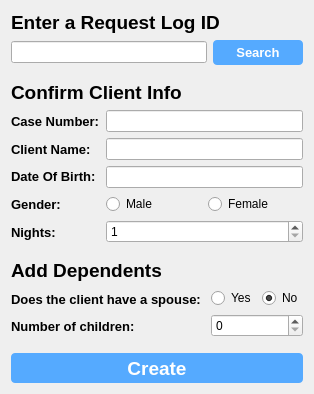
       <widget class="QWidget" name="sonriseTab">
        <attribute name="icon">
         <iconset resource="../Resources/resource.qrc">
          <normaloff>:/Images/family.png</normaloff>:/Images/family.png</iconset>
        </attribute>
        <attribute name="title">
         <string>Son Rise Village</string>
        </attribute>
        <layout class="QVBoxLayout" name="verticalLayout_2">
         <item>
          <widget class="QLabel" name="searchLabel_3">
           <property name="font">
            <font>
             <pointsize>14</pointsize>
             <weight>75</weight>
             <bold>true</bold>
            </font>
           </property>
           <property name="text">
            <string>Enter a Request Log ID</string>
           </property>
           <property name="alignment">
            <set>Qt::AlignLeading|Qt::AlignLeft|Qt::AlignVCenter</set>
           </property>
          </widget>
         </item>
         <item>
          <layout class="QHBoxLayout" name="horizontalLayout_10">
           <item>
            <widget class="QLineEdit" name="searchLineSR">
             <property name="styleSheet">
              <string notr="true"/>
             </property>
             <property name="text">
              <string/>
             </property>
             <property name="placeholderText">
              <string/>
             </property>
            </widget>
           </item>
           <item>
            <widget class="QPushButton" name="searchButtonSR">
             <property name="minimumSize">
              <size>
               <width>90</width>
               <height>25</height>
              </size>
             </property>
             <property name="font">
              <font>
               <family>Arial</family>
               <pointsize>10</pointsize>
               <weight>75</weight>
               <italic>false</italic>
               <bold>true</bold>
               <kerning>true</kerning>
              </font>
             </property>
             <property name="styleSheet">
              <string notr="true">QPushButton:pressed { 
	border-radius: 4px; 
	background-color: rgb(66, 133, 200);
}

QPushButton {
    border: none;
	border-radius: 4px;
	background-color: rgb(85, 170, 255);
	font: 75 10pt &quot;Arial&quot;; 
	color: rgb(255, 255, 255);	
	font-weight: bold;
}</string>
             </property>
             <property name="text">
              <string>Search</string>
             </property>
             <property name="autoDefault">
              <bool>false</bool>
             </property>
             <property name="default">
              <bool>false</bool>
             </property>
             <property name="flat">
              <bool>false</bool>
             </property>
            </widget>
           </item>
          </layout>
         </item>
         <item>
          <spacer name="horizontalSpacer_7">
           <property name="orientation">
            <enum>Qt::Horizontal</enum>
           </property>
           <property name="sizeHint" stdset="0">
            <size>
             <width>40</width>
             <height>10</height>
            </size>
           </property>
          </spacer>
         </item>
         <item>
          <widget class="QLabel" name="confirmLabel_4">
           <property name="font">
            <font>
             <pointsize>14</pointsize>
             <weight>75</weight>
             <bold>true</bold>
            </font>
           </property>
           <property name="text">
            <string>Confirm Client Info</string>
           </property>
          </widget>
         </item>
         <item>
          <layout class="QHBoxLayout" name="horizontalLayout_8">
           <item>
            <layout class="QVBoxLayout" name="verticalLayout_9">
             <item>
              <widget class="QLabel" name="caseNumLabel_2">
               <property name="font">
                <font>
                 <pointsize>10</pointsize>
                 <weight>75</weight>
                 <bold>true</bold>
                </font>
               </property>
               <property name="text">
                <string>Case Number:</string>
               </property>
              </widget>
             </item>
             <item>
              <widget class="QLabel" name="nameLabel_3">
               <property name="font">
                <font>
                 <pointsize>10</pointsize>
                 <weight>75</weight>
                 <bold>true</bold>
                </font>
               </property>
               <property name="text">
                <string>Client Name:</string>
               </property>
              </widget>
             </item>
             <item>
              <widget class="QLabel" name="dobLabel_3">
               <property name="font">
                <font>
                 <pointsize>10</pointsize>
                 <weight>75</weight>
                 <bold>true</bold>
                </font>
               </property>
               <property name="text">
                <string>Date Of Birth:</string>
               </property>
              </widget>
             </item>
             <item>
              <widget class="QLabel" name="genderLabel_2">
               <property name="font">
                <font>
                 <pointsize>10</pointsize>
                 <weight>75</weight>
                 <bold>true</bold>
                </font>
               </property>
               <property name="text">
                <string>Gender:</string>
               </property>
              </widget>
             </item>
             <item>
              <widget class="QLabel" name="nightsLabel_2">
               <property name="font">
                <font>
                 <pointsize>10</pointsize>
                 <weight>75</weight>
                 <bold>true</bold>
                </font>
               </property>
               <property name="text">
                <string>Nights:</string>
               </property>
              </widget>
             </item>
            </layout>
           </item>
           <item>
            <layout class="QVBoxLayout" name="verticalLayout_10">
             <item>
              <widget class="QLineEdit" name="caseNumLineSR">
               <property name="font">
                <font>
                 <pointsize>8</pointsize>
                 <italic>false</italic>
                 <stylestrategy>PreferAntialias</stylestrategy>
                </font>
               </property>
               <property name="styleSheet">
                <string notr="true"/>
               </property>
               <property name="readOnly">
                <bool>true</bool>
               </property>
              </widget>
             </item>
             <item>
              <widget class="QLineEdit" name="nameLineSR">
               <property name="font">
                <font>
                 <pointsize>8</pointsize>
                 <italic>false</italic>
                 <stylestrategy>PreferAntialias</stylestrategy>
                </font>
               </property>
               <property name="styleSheet">
                <string notr="true"/>
               </property>
               <property name="readOnly">
                <bool>true</bool>
               </property>
              </widget>
             </item>
             <item>
              <widget class="QLineEdit" name="dobLineSR">
               <property name="font">
                <font>
                 <pointsize>8</pointsize>
                 <italic>false</italic>
                 <stylestrategy>PreferAntialias</stylestrategy>
                </font>
               </property>
               <property name="styleSheet">
                <string notr="true"/>
               </property>
               <property name="readOnly">
                <bool>true</bool>
               </property>
              </widget>
             </item>
             <item>
              <layout class="QHBoxLayout" name="horizontalLayout_9">
               <item>
                <widget class="QRadioButton" name="maleRadioBtnSR">
                 <property name="styleSheet">
                  <string notr="true">selection-color: rgb(85, 170, 255);
selection-background-color: rgb(85, 170, 255);</string>
                 </property>
                 <property name="text">
                  <string>Male</string>
                 </property>
                 <property name="checkable">
                  <bool>true</bool>
                 </property>
                 <property name="checked">
                  <bool>false</bool>
                 </property>
                </widget>
               </item>
               <item>
                <widget class="QRadioButton" name="femaleRadioBtnSR">
                 <property name="styleSheet">
                  <string notr="true">selection-color: rgb(85, 170, 255);
selection-background-color: rgb(85, 170, 255);</string>
                 </property>
                 <property name="text">
                  <string>Female</string>
                 </property>
                </widget>
               </item>
              </layout>
             </item>
             <item>
              <widget class="QSpinBox" name="nightSpinBoxSR">
               <property name="font">
                <font>
                 <weight>50</weight>
                 <bold>false</bold>
                </font>
               </property>
               <property name="styleSheet">
                <string notr="true"/>
               </property>
               <property name="buttonSymbols">
                <enum>QAbstractSpinBox::UpDownArrows</enum>
               </property>
               <property name="minimum">
                <number>1</number>
               </property>
               <property name="maximum">
                <number>5</number>
               </property>
              </widget>
             </item>
            </layout>
           </item>
          </layout>
         </item>
         <item>
          <spacer name="horizontalSpacer_6">
           <property name="orientation">
            <enum>Qt::Horizontal</enum>
           </property>
           <property name="sizeHint" stdset="0">
            <size>
             <width>40</width>
             <height>10</height>
            </size>
           </property>
          </spacer>
         </item>
         <item>
          <widget class="QLabel" name="confirmLabel_5">
           <property name="font">
            <font>
             <pointsize>14</pointsize>
             <weight>75</weight>
             <bold>true</bold>
            </font>
           </property>
           <property name="text">
            <string>Add Dependents</string>
           </property>
          </widget>
         </item>
         <item>
          <layout class="QHBoxLayout" name="horizontalLayout_11">
           <item>
            <layout class="QVBoxLayout" name="verticalLayout_14">
             <item>
              <widget class="QLabel" name="spouseLabel">
               <property name="font">
                <font>
                 <pointsize>10</pointsize>
                 <weight>75</weight>
                 <bold>true</bold>
                </font>
               </property>
               <property name="text">
                <string>Does the client have a spouse: </string>
               </property>
              </widget>
             </item>
             <item>
              <widget class="QLabel" name="numChildLabel">
               <property name="font">
                <font>
                 <pointsize>10</pointsize>
                 <weight>75</weight>
                 <bold>true</bold>
                </font>
               </property>
               <property name="text">
                <string>Number of children: </string>
               </property>
              </widget>
             </item>
            </layout>
           </item>
           <item>
            <layout class="QVBoxLayout" name="verticalLayout_15">
             <item>
              <layout class="QHBoxLayout" name="horizontalLayout_12">
               <item>
                <widget class="QRadioButton" name="spouseRBYes">
                 <property name="sizePolicy">
                  <sizepolicy hsizetype="Fixed" vsizetype="Fixed">
                   <horstretch>0</horstretch>
                   <verstretch>0</verstretch>
                  </sizepolicy>
                 </property>
                 <property name="text">
                  <string>Yes</string>
                 </property>
                </widget>
               </item>
               <item>
                <widget class="QRadioButton" name="spouseRBNo">
                 <property name="sizePolicy">
                  <sizepolicy hsizetype="Fixed" vsizetype="Fixed">
                   <horstretch>0</horstretch>
                   <verstretch>0</verstretch>
                  </sizepolicy>
                 </property>
                 <property name="text">
                  <string>No</string>
                 </property>
                 <property name="checked">
                  <bool>true</bool>
                 </property>
                </widget>
               </item>
              </layout>
             </item>
             <item>
              <widget class="QSpinBox" name="childSRSpinBox">
               <property name="maximum">
                <number>7</number>
               </property>
              </widget>
             </item>
            </layout>
           </item>
          </layout>
         </item>
         <item>
          <spacer name="horizontalSpacer_3">
           <property name="orientation">
            <enum>Qt::Horizontal</enum>
           </property>
           <property name="sizeHint" stdset="0">
            <size>
             <width>40</width>
             <height>10</height>
            </size>
           </property>
          </spacer>
         </item>
         <item>
          <widget class="QPushButton" name="createFormBtn_3">
           <property name="minimumSize">
            <size>
             <width>0</width>
             <height>30</height>
            </size>
           </property>
           <property name="font">
            <font>
             <family>Arial</family>
             <pointsize>14</pointsize>
             <weight>75</weight>
             <italic>false</italic>
             <bold>true</bold>
            </font>
           </property>
           <property name="styleSheet">
            <string notr="true">QPushButton:pressed { 
	border-radius: 4px; 
	background-color: rgb(66, 133, 200);
}

QPushButton {
    border: none;
	border-radius: 4px;
	background-color: rgb(85, 170, 255);
	font: 75 14pt &quot;Arial&quot;; 
	color: rgb(255, 255, 255);	
	font-weight: bold;
}</string>
           </property>
           <property name="text">
            <string>Create</string>
           </property>
          </widget>
         </item>
        </layout>
       </widget>
